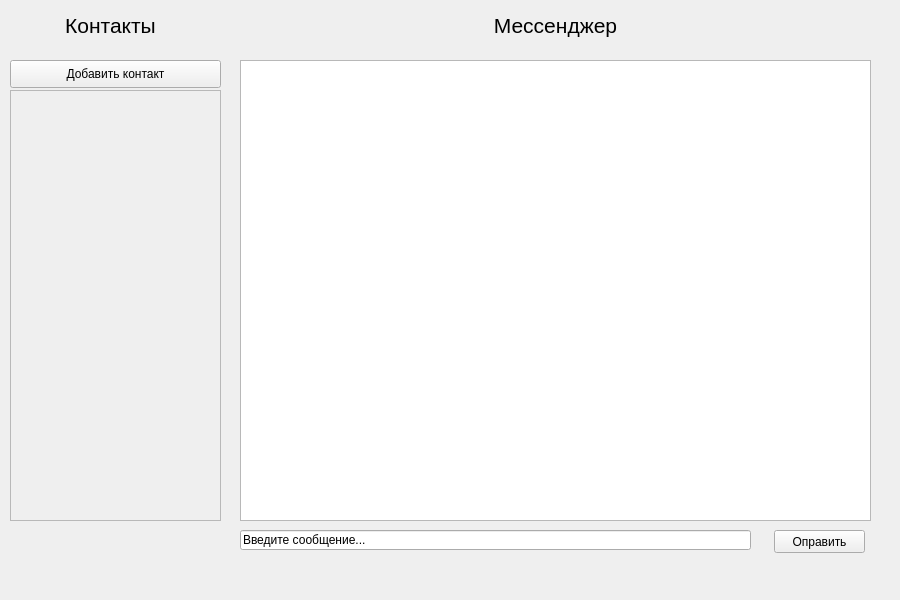
<?xml version="1.0" encoding="UTF-8"?>
<ui version="4.0">
 <class>MainWindow</class>
 <widget class="QMainWindow" name="MainWindow">
  <property name="geometry">
   <rect>
    <x>0</x>
    <y>0</y>
    <width>900</width>
    <height>600</height>
   </rect>
  </property>
  <property name="minimumSize">
   <size>
    <width>900</width>
    <height>600</height>
   </size>
  </property>
  <property name="maximumSize">
   <size>
    <width>900</width>
    <height>600</height>
   </size>
  </property>
  <property name="windowTitle">
   <string>MainWindow</string>
  </property>
  <property name="styleSheet">
   <string notr="true"/>
  </property>
  <widget class="QWidget" name="centralwidget">
   <widget class="QTextBrowser" name="msg_field">
    <property name="geometry">
     <rect>
      <x>240</x>
      <y>60</y>
      <width>631</width>
      <height>461</height>
     </rect>
    </property>
    <property name="html">
     <string>&lt;!DOCTYPE HTML PUBLIC &quot;-//W3C//DTD HTML 4.0//EN&quot; &quot;http://www.w3.org/TR/REC-html40/strict.dtd&quot;&gt;
&lt;html&gt;&lt;head&gt;&lt;meta name=&quot;qrichtext&quot; content=&quot;1&quot; /&gt;&lt;style type=&quot;text/css&quot;&gt;
p, li { white-space: pre-wrap; }
&lt;/style&gt;&lt;/head&gt;&lt;body style=&quot; font-family:'MS Shell Dlg 2'; font-size:7.8pt; font-weight:400; font-style:normal;&quot;&gt;
&lt;p style=&quot;-qt-paragraph-type:empty; margin-top:0px; margin-bottom:0px; margin-left:0px; margin-right:0px; -qt-block-indent:0; text-indent:0px; font-size:8.25pt;&quot;&gt;&lt;br /&gt;&lt;/p&gt;&lt;/body&gt;&lt;/html&gt;</string>
    </property>
   </widget>
   <widget class="QLabel" name="label">
    <property name="geometry">
     <rect>
      <x>240</x>
      <y>0</y>
      <width>631</width>
      <height>51</height>
     </rect>
    </property>
    <property name="text">
     <string>&lt;html&gt;&lt;head/&gt;&lt;body&gt;&lt;p align=&quot;center&quot;&gt;&lt;span style=&quot; font-size:16pt;&quot;&gt;Мессенджер&lt;/span&gt;&lt;/p&gt;&lt;/body&gt;&lt;/html&gt;</string>
    </property>
   </widget>
   <widget class="QLabel" name="label_2">
    <property name="geometry">
     <rect>
      <x>0</x>
      <y>0</y>
      <width>221</width>
      <height>51</height>
     </rect>
    </property>
    <property name="text">
     <string>&lt;html&gt;&lt;head/&gt;&lt;body&gt;&lt;p align=&quot;center&quot;&gt;&lt;span style=&quot; font-size:16pt;&quot;&gt;Контакты&lt;/span&gt;&lt;/p&gt;&lt;/body&gt;&lt;/html&gt;</string>
    </property>
   </widget>
   <widget class="QLineEdit" name="msg_text">
    <property name="geometry">
     <rect>
      <x>240</x>
      <y>530</y>
      <width>511</width>
      <height>20</height>
     </rect>
    </property>
    <property name="text">
     <string>Введите сообщение...</string>
    </property>
    <property name="maxLength">
     <number>2500</number>
    </property>
   </widget>
   <widget class="QPushButton" name="msg_send">
    <property name="geometry">
     <rect>
      <x>774</x>
      <y>530</y>
      <width>91</width>
      <height>23</height>
     </rect>
    </property>
    <property name="text">
     <string>Оправить</string>
    </property>
    <property name="shortcut">
     <string/>
    </property>
    <property name="autoExclusive">
     <bool>false</bool>
    </property>
    <property name="autoDefault">
     <bool>false</bool>
    </property>
    <property name="default">
     <bool>false</bool>
    </property>
    <property name="flat">
     <bool>false</bool>
    </property>
   </widget>
   <widget class="QPushButton" name="add_user">
    <property name="geometry">
     <rect>
      <x>10</x>
      <y>60</y>
      <width>211</width>
      <height>28</height>
     </rect>
    </property>
    <property name="text">
     <string>Добавить контакт</string>
    </property>
   </widget>
   <widget class="QScrollArea" name="scrollArea">
    <property name="geometry">
     <rect>
      <x>10</x>
      <y>90</y>
      <width>211</width>
      <height>431</height>
     </rect>
    </property>
    <property name="widgetResizable">
     <bool>true</bool>
    </property>
    <widget class="QWidget" name="scrollAreaWidgetContents">
     <property name="geometry">
      <rect>
       <x>0</x>
       <y>0</y>
       <width>209</width>
       <height>429</height>
      </rect>
     </property>
    </widget>
   </widget>
  </widget>
 </widget>
 <resources/>
 <connections/>
</ui>
